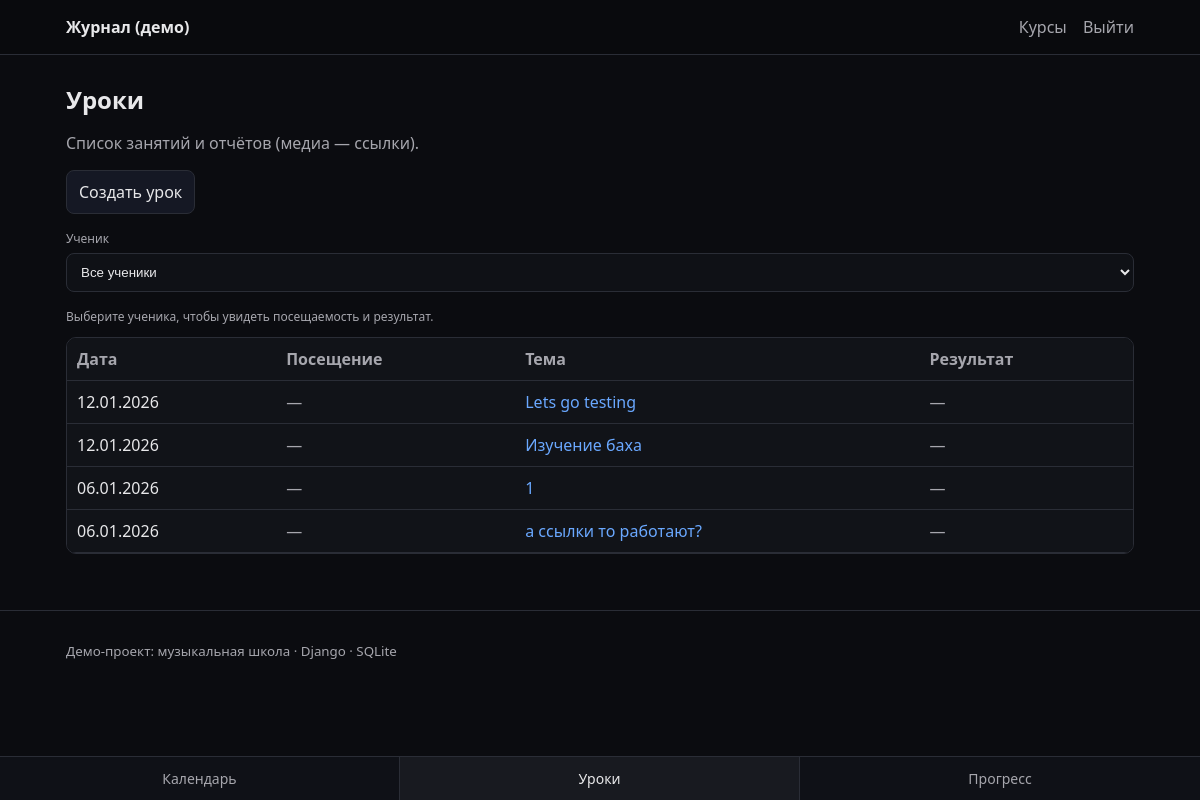
Before: /lessons/ (signed in) with the older database file.
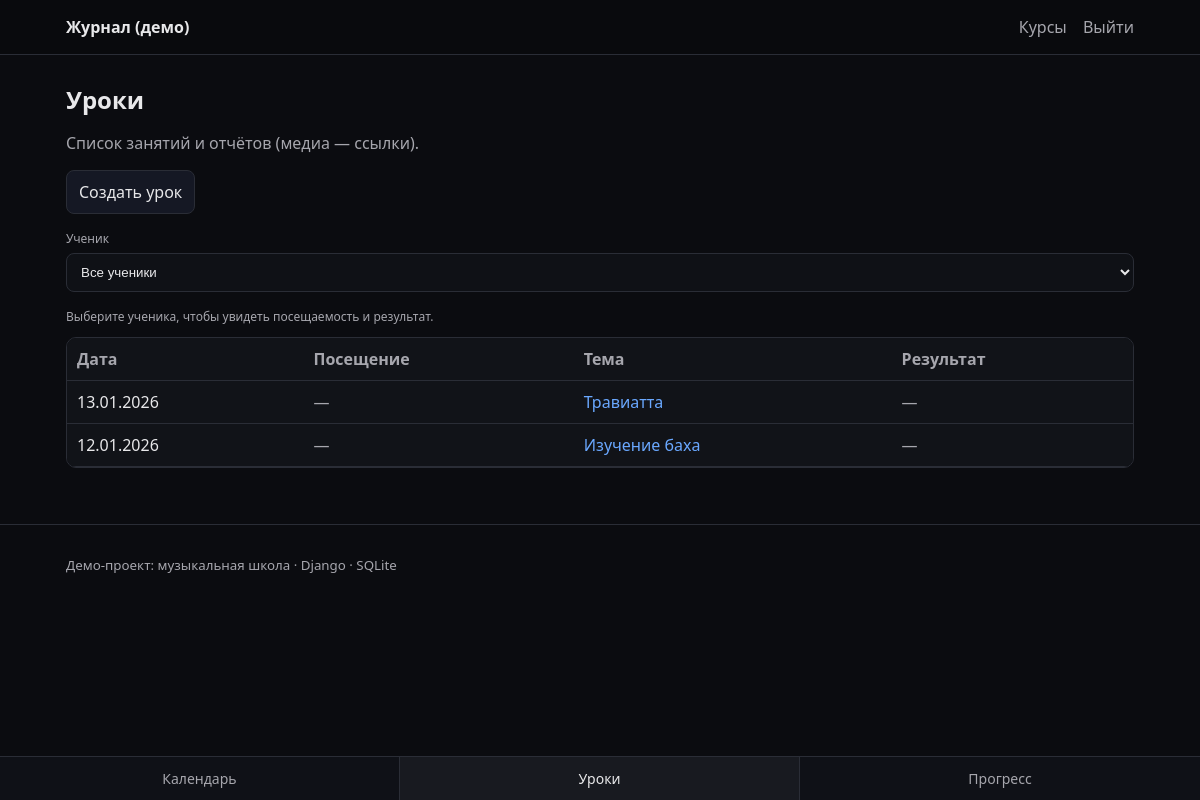
After: the same page with the newer database file.
### apps/lessons/models.py (models this page shows, shortened)
class Lesson(models.Model):
    course = models.ForeignKey(Course, on_delete=models.CASCADE, related_name="lessons")
    date = models.DateField()
    topic = models.CharField(max_length=200)
    created_by = models.ForeignKey(settings.AUTH_USER_MODEL, on_delete=models.CASCADE, related_name="created_lessons")
    class Meta:
        ordering = ("-date", "-id")

### apps/lessons/views.py (the view, shortened to what this page needs)
# urls.py: path("lessons/", lesson_list, name="lesson_list"),
@login_required
def lesson_list(request):
    role = request.user.profile.role
    course_id = request.GET.get("course")
    student_id = request.GET.get("student")
    students = []
    selected_student = None
    user_model = get_user_model()
    if role == Profile.Role.ADMIN:
        lessons_qs = Lesson.objects.all().select_related("course", "created_by")
        student_ids = Enrollment.objects.values_list("student_id", flat=True).distinct()
        students = list(user_model.objects.filter(id__in=student_ids).select_related("profile").order_by("username"))
    elif role == Profile.Role.TEACHER:
        lessons_qs = Lesson.objects.filter(course__teacher=request.user).select_related("course", "created_by")
        student_ids = (
            Enrollment.objects.filter(course__teacher=request.user).values_list("student_id", flat=True).distinct()
        )
        students = list(user_model.objects.filter(id__in=student_ids).select_related("profile").order_by("username"))
    if course_id:
        lessons_qs = lessons_qs.filter(course_id=course_id)
    if student_id:
        selected_student = get_object_or_404(user_model, id=student_id)
        entries_qs = LessonStudent.objects.filter(student_id=student_id, lesson__in=lessons_qs).select_related(
            "lesson", "lesson__course"
        )
        reports = (
            LessonReport.objects.filter(lesson__in=lessons_qs)
            .filter(Q(student_id=student_id) | Q(student__isnull=True))
            .order_by("-created_at")
        )
        student_report_map = {}
        general_report_map = {}
        for report in reports:
            if report.student_id == int(student_id):
                student_report_map.setdefault(report.lesson_id, report.text)
            elif report.student_id is None:
                general_report_map.setdefault(report.lesson_id, report.text)
        rows = [
            {
                "lesson": entry.lesson,
                "attendance": entry.attended,
                "result": entry.result
                or student_report_map.get(entry.lesson_id)
                or general_report_map.get(entry.lesson_id)
                or "",
            }
            for entry in entries_qs.order_by("-lesson__date", "-lesson_id")
        ]
    else:
        rows = [
            {
                "lesson": lesson,
                "attendance": None,
                "result": "",
            }
            for lesson in lessons_qs.order_by("-date", "-id")
        ]
    return render(
        request,
        "lessons/lesson_list.html",
        {
            "lessons": rows,
            "course_id": course_id,
            "students": students,
            "student_id": str(student_id) if student_id else "",
            "selected_student": selected_student,
        },
    )

### templates/lessons/lesson_list.html (shortened to what this page needs)
{% extends "base.html" %}
{% block content %}
  <h1>Уроки</h1>
  <p class="muted">Список занятий и отчётов (медиа — ссылки).</p>
  {% if user.profile.role == "TEACHER" or user.profile.role == "ADMIN" %}
    <p><a class="btn" href="/lessons/create/">Создать урок</a></p>
  {% endif %}
  {% if students %}
    <form method="get" class="form-row" style="margin-bottom: 16px;">
      <label class="muted small" for="student">Ученик</label>
      <select id="student" name="student" class="input" onchange="this.form.submit()">
        {% if user.profile.role != "STUDENT" %}
          <option value="">Все ученики</option>
        {% endif %}
      </select>
    </form>
  {% endif %}
  {% if not lessons %}
    <p class="muted">Пока нет уроков.</p>
  {% else %}
    {% if not student_id %}
      <p class="muted small">Выберите ученика, чтобы увидеть посещаемость и результат.</p>
    {% elif selected_student %}
      <p class="muted small">
        Ученик: {{ selected_student.username }} · Цикл: {{ selected_student.profile.get_cycle_display }}
      </p>
    {% endif %}
    <div class="table-wrap">
      <table class="table">
        <thead>
          <tr>
            <th>Дата</th>
            <th>Посещение</th>
            <th>Тема</th>
            <th>Результат</th>
          </tr>
        </thead>
        <tbody>
          {% for l in lessons %}
            <tr>
              <td>{{ l.lesson.date|date:"d.m.Y" }}</td>
              <td>
                {% if l.attendance == None %}
                  <span class="muted">—</span>
                {% elif l.attendance %}
                  <span class="tag">✓</span>
                {% else %}
                  <span class="tag">✕</span>
                {% endif %}
              </td>
              <td><a href="/lessons/{{ l.lesson.id }}/">{{ l.lesson.topic }}</a></td>
              <td>
                {% if l.result %}
                  {{ l.result }}
                {% else %}
                  <span class="muted">—</span>
                {% endif %}
              </td>
            </tr>
          {% endfor %}
        </tbody>
      </table>
    </div>
  {% endif %}
{% endblock %}

Changed rows visible on the page:
removed Lesson: lesson "12.01.2026", lesson.topic "Lets go testing"
removed Lesson: lesson "06.01.2026", lesson.topic "1"
removed Lesson: lesson "06.01.2026", lesson.topic "a ссылки то работают?"
added Lesson: lesson "13.01.2026", lesson.topic "Травиатта"
